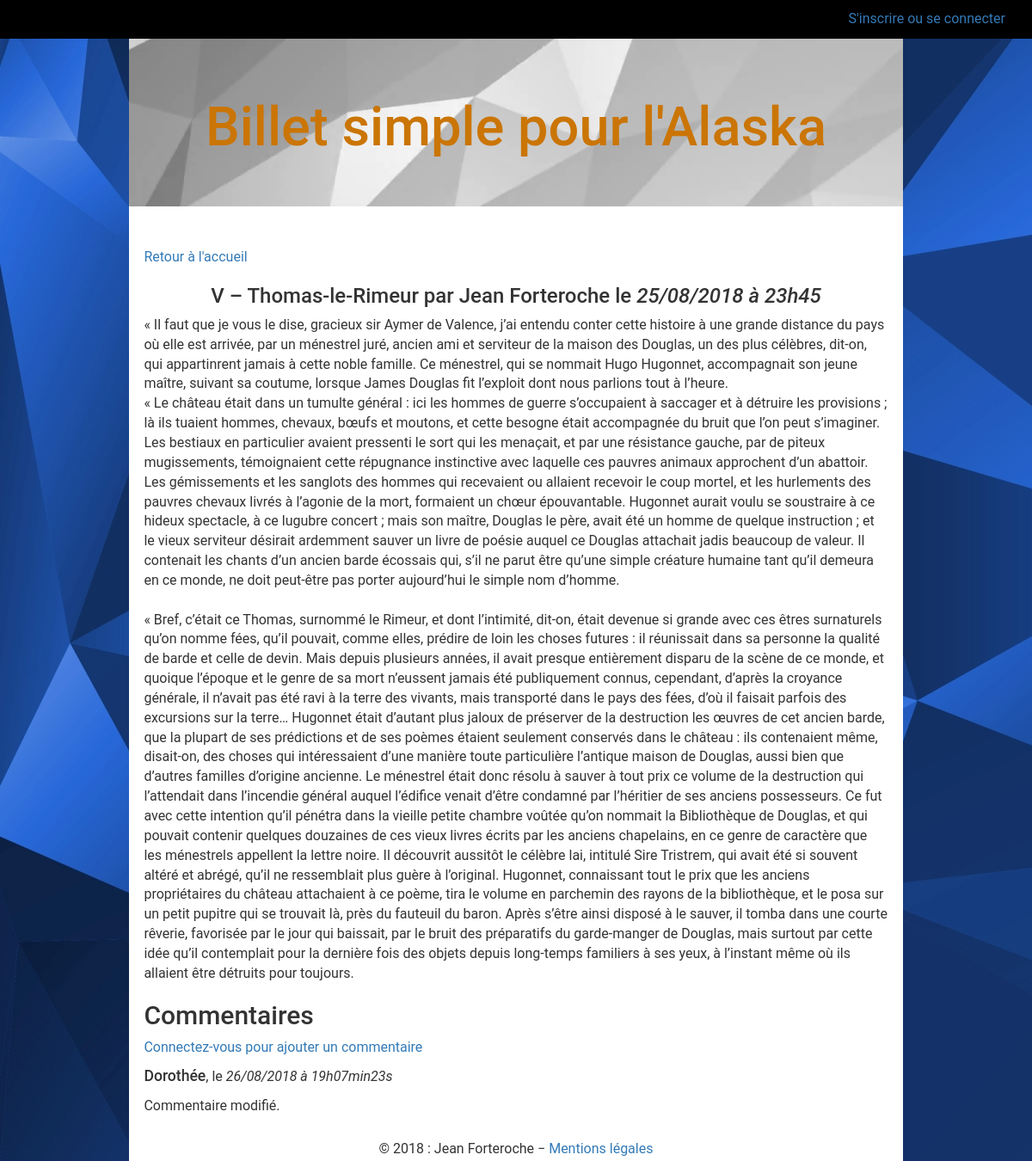
Screenshot of /post/26 with the database file from the repository.
### tables this page shows
CREATE TABLE IF NOT EXISTS `posts` (
  `id` int(11) NOT NULL AUTO_INCREMENT,
  `author` varchar(50) NOT NULL,
  `title` varchar(255) NOT NULL,
  `content` longtext NOT NULL,
  `deiz` datetime NOT NULL,
  PRIMARY KEY (`id`)
);

CREATE TABLE IF NOT EXISTS `comms` (
  `id` int(11) NOT NULL AUTO_INCREMENT,
  `author` varchar(50) NOT NULL,
  `id_post` int(11) NOT NULL,
  `comment` longtext NOT NULL,
  `deiz_com` datetime NOT NULL,
  `report` tinyint(4) NOT NULL DEFAULT '0',
  PRIMARY KEY (`id`)
);

### public/index.php (called while the page is built, shortened)
<?php
if (isset($_GET["a"]) && !empty($_GET["a"])) {
    $route = $_GET["a"];
}
else {
    $route = "home";
}
$routeur = new Routeur($route);
$routeur->renderCont();

### model/entities/Post.php (called while the page is built, shortened)
<?php
class Post {
    private $_author;
    private $_content;
    private $_date;
    private $_title;
    public function getAuthor() {
        return $this->_author;
    }
    public function getContent() {
        return $this->_content;
    }
    public function getDate() {
        return $this->_date;
    }
    public function getTitle() {
        return $this->_title;
    }
    public function setAuthor($author) {
        if (is_string($author)) {
            $this->_author = $author;
        }
    }
    public function setContent($content) {
        if (is_string($content)) {
            $this->_content = $content;
        }
    }
    public function setDeiz_f($deiz_f) {
        $this->_date = $deiz_f;
    }
    public function setTitle($title) {
        if (is_string($title)) {
            $this->_title = $title;
        }
    }
}

### model/Mngr/PostMngr.php (called while the page is built, shortened)
<?php
class PostMngr extends Mngr {
    public function vPost($id) {
        $db = $this->dbConnect();
        $q = $db->prepare("SELECT id, author, title, content, DATE_FORMAT(deiz, '%d/%m/%Y à %Hh%i') AS deiz_f FROM posts WHERE id=?");
        $q->execute(array($id));
        $req = $q->fetch(PDO::FETCH_ASSOC);
        return $req;
    }
}

### model/entities/Comm.php (called while the page is built, shortened)
<?php
class Comm {
    private $_author;
    private $_comment;
    private $_date;
    public function getAuthor() {
        return $this->_author;
    }
    public function getComment() {
        return $this->_comment;
    }
    public function getDate() {
        return $this->_date;
    }
    public function setAuthor($author) {
        if (is_string($author)) {
            $this->_author = $author;
        }
    }
    public function setComment($comment) {
        if (is_string($comment)) {
            $this->_comment = $comment;
        }
    }
    public function setDeiz_cf($date) {
        $this->_date = $date;
    }
}

### model/Mngr/CommMngr.php (called while the page is built, shortened)
<?php
class CommMngr extends Mngr {
    public function vComms($postId) {
        $db = $this->dbConnect();
        $req = $db->query("SELECT id, author, comment, id_post, DATE_FORMAT(deiz_com, '%d/%m/%Y à %Hh%imin%ss') AS deiz_cf FROM comms WHERE id_post = $postId ORDER BY deiz_com DESC LIMIT 0, 10");
        $res = $req->fetchAll(PDO::FETCH_ASSOC);
        foreach ($res as $key => $value) {
            $comm = new Comm($value);
            $res[$key] = $comm;
        }
        return $res;
    }
}

### views/front/chap.php (the view)
<div class="row chap">
     <p>
         <a href="<?= HOST; ?>accueil">Retour à l'accueil</a>
     </p>
     <h3>
         <?= htmlspecialchars($param1->getTitle()) . " par " . htmlspecialchars($param1->getAuthor()) . " le <em>" . htmlspecialchars($param1->getDate()) . "</em>"; ?>
     </h3>
     <div class="post">
         <?= $param1->getContent(); ?>
     </div>
     <h2>Commentaires</h2>
     <p><a href="<?= HOST;?>connexion">Connectez-vous pour ajouter un commentaire</a></p>
     <?php
     foreach ($param2 as $comm) { ?>
         <p>
             <span class="auteur"><?= htmlspecialchars($comm->getAuthor()); ?></span>, le <em><?= htmlspecialchars($comm->getDate());?></em>
         </p>
         <p>
             <?= htmlspecialchars($comm->getComment())?>
         </p>
     <?php } ?>
 </div>

### public/assets/css/style.css (style rules this page uses)
body { min-height: 100vh; font-family: Roboto, arial, sans-serif; font-size: 16px; margin: 0; padding: 0; padding-bottom: 25px; position: relative; background-image: url("../images/blue-background-2.jpg"); background-size: auto; }
h1, h3 { text-align: center; }
.chap { padding: 2%; min-height: 100vh; }
.auteur { font-size:1.1em; font-weight: 500; }

### rows the page displays
posts: title "V – Thomas-le-Rimeur", author "Jean Forteroche", content "« Il faut que je vous le dise, gracieux sir Aymer de Valence, j’ai entendu conter cette histoire à une grande distance du pays où elle est arrivée, par un ménestrel juré, ancien ami et serviteur de la maison des Douglas, un des plus célèbres, dit-on, qui appartinrent jamais à cette noble famille. Ce ménestrel, qui se nommait Hugo Hugonnet, accompagnait son jeune maître, suivant sa coutume, lorsque James Douglas fit l’exploit dont nous parlions tout à l’heure. « Le château était dans un tumulte général : ici les hommes de guerre s’occupaient à saccager et à détruire les provisions ; là ils tuaient hommes, chevaux, bœufs et moutons, et cette besogne était accompagnée du bruit que l’on peut…"
comms: author "Dorothée", Date "26/08/2018 à 19h07min23s", comment "Commentaire modifié."

### other values shown
$param1->getDate() "25/08/2018 à 23h45"
